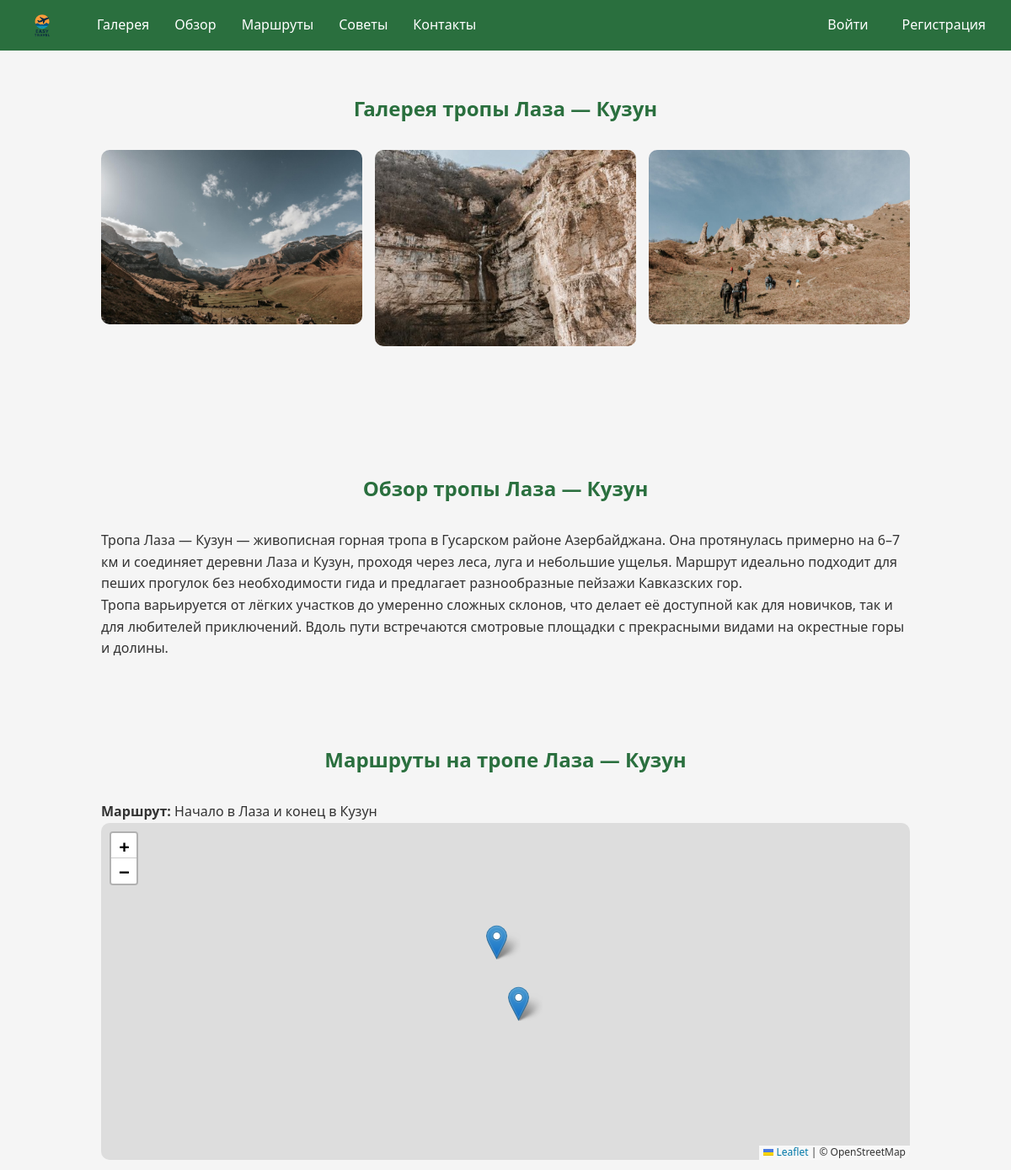
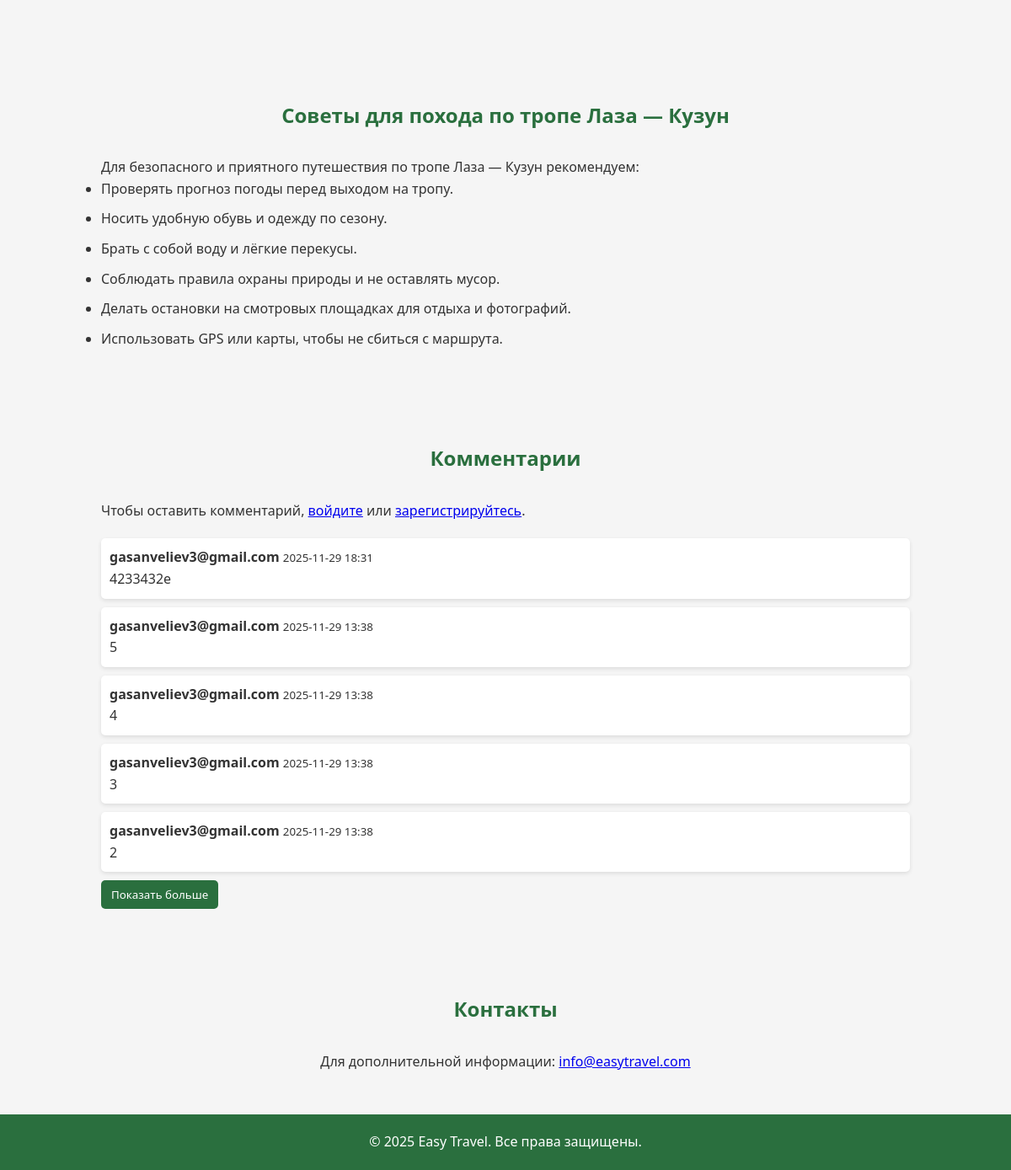
Screenshot of /Laza-Kuzun with the database file from the repository (2 pictures, top to bottom).
### app.py (models this page shows)
class Comment(db.Model):
    id = db.Column(db.Integer, primary_key=True)
    content = db.Column(db.Text, nullable=False)
    user_id = db.Column(db.Integer, db.ForeignKey('user.id'), nullable=False)
    trail = db.Column(db.String(100), nullable=False)  # e.g., 'Laza-Kuzun'
    timestamp = db.Column(db.DateTime, default=db.func.current_timestamp())
    user = db.relationship('User', backref='comments')

class User(db.Model, UserMixin):
    id = db.Column(db.Integer, primary_key=True)
    email = db.Column(db.String(100), unique=True)
    password = db.Column(db.String(200))

### app.py (the view, shortened to what this page needs)
@app.route('/Laza-Kuzun', methods=['GET', 'POST'])
def laza_kuzun():
    comments = Comment.query.filter_by(trail='Laza-Kuzun').order_by(Comment.timestamp.desc()).all()
    return render_template('Laza-Kuzun.html', comments=comments)

### templates/Laza-Kuzun.html (shortened to what this page needs)
<!DOCTYPE html>
<html lang="ru">
<head>
    <link rel="stylesheet" href="https://unpkg.com/leaflet/dist/leaflet.css" />
</head>
<body>
<nav>
    <a href="{{ url_for('main') }}"><img src="static/logo.png" alt="Easy Travel Логотип"></a>
    <a href="#gallery">Галерея</a>
    <a href="#overview">Обзор</a>
    <a href="#routes">Маршруты</a>
    <a href="#tips">Советы</a>
    <a href="#contact">Контакты</a>
    <div style="margin-left:auto; display:flex; gap:10px;">
        {% if current_user.is_authenticated %}
            <a href="{{ url_for('logout') }}">Выйти</a>
        {% else %}
            <a href="{{ url_for('login') }}">Войти</a>
            <a href="{{ url_for('register') }}">Регистрация</a>
        {% endif %}
    </div>
</nav>
<section id="gallery">
    <h2>Галерея тропы Лаза — Кузун</h2>
    <div class="gallery">
        <img src="static/Laza-Kuzun1.jpg" alt="Тропа Лаза — Кузун 1">
        <img src="static/Laza-Kuzun2.jpg" alt="Тропа Лаза — Кузун 2">
        <img src="static/Laza-Kuzun3.jpg" alt="Тропа Лаза — Кузун 3">
    </div>
</section>
<section id="overview">
    <h2>Обзор тропы Лаза — Кузун</h2>
    <div class="trail-details">
        <p>Тропа Лаза — Кузун — живописная горная тропа в Гусарском районе Азербайджана. Она протянулась примерно на 6–7 км и соединяет деревни Лаза и Кузун, проходя через леса, луга и небольшие ущелья. Маршрут идеально подходит для пеших прогулок без необходимости гида и предлагает разнообразные пейзажи Кавказских гор.</p>
        <p>Тропа варьируется от лёгких участков до умеренно сложных склонов, что делает её доступной как для новичков, так и для любителей приключений. Вдоль пути встречаются смотровые площадки с прекрасными видами на окрестные горы и долины.</p>
    </div>
</section>
<section id="routes">
    <h2>Маршруты на тропе Лаза — Кузун</h2>
    <div class="trail-details">
        <p><strong>Маршрут:</strong> Начало в Лаза и конец в Кузун</p>
    </div>
    <div id="map"></div>
</section>
<section id="tips">
    <h2>Советы для похода по тропе Лаза — Кузун</h2>
    <p>Для безопасного и приятного путешествия по тропе Лаза — Кузун рекомендуем:</p>
    <ul>
        <li>Проверять прогноз погоды перед выходом на тропу.</li>
        <li>Носить удобную обувь и одежду по сезону.</li>
        <li>Брать с собой воду и лёгкие перекусы.</li>
        <li>Соблюдать правила охраны природы и не оставлять мусор.</li>
        <li>Делать остановки на смотровых площадках для отдыха и фотографий.</li>
        <li>Использовать GPS или карты, чтобы не сбиться с маршрута.</li>
    </ul>
</section>
<section id="comments">
    <h2>Комментарии</h2>
    {% if current_user.is_authenticated %}
        <form method="POST">
            <textarea name="content" rows="4" placeholder="Напишите ваш комментарий..." required
                style="width:100%; padding:10px; border-radius:5px; border:1px solid #ccc; margin-bottom:10px;"></textarea>
            <button type="submit" style="cursor:pointer; padding:10px 15px; background-color:#2a6f3e; color:white; border:none; border-radius:5px;">Отправить</button>
        </form>
    {% else %}
        <p>Чтобы оставить комментарий, <a href="{{ url_for('login') }}">войдите</a> или <a href="{{ url_for('register') }}">зарегистрируйтесь</a>.</p>
    {% endif %}
    <div class="comment-list" style="margin-top:20px;">
        {% set max_visible = 5 %}
        {% for comment in comments[:max_visible] %}
            <div style="background:#fff; padding:10px; margin-bottom:10px; border-radius:5px; box-shadow:0 2px 5px rgba(0,0,0,0.1);">
                <strong>{{ comment.user.email }}</strong>
                <small>{{ comment.timestamp.strftime('%Y-%m-%d %H:%M') }}</small>
                <p>{{ comment.content }}</p>
            </div>
        {% endfor %}
        {% if comments|length > max_visible %}
            <button id="show-more" style="padding:8px 12px; background:#2a6f3e; color:white; border:none; border-radius:5px; cursor:pointer;">Показать больше</button>
        {% endif %}
    </div>
</section>
<section id="contact">
    <h2>Контакты</h2>
    <p style="text-align:center;">Для дополнительной информации: <a href="mailto:info@easytravel.com">info@easytravel.com</a></p>
</section>
<footer>
    &copy; 2025 Easy Travel. Все права защищены.
</footer>
</body>
</html>

### templates/Laza-Kuzun.html (style rules this page uses)
html { scroll-behavior: smooth; }
* { margin: 0; padding: 0; box-sizing: border-box; font-family: 'Segoe UI', Tahoma, Geneva, Verdana, sans-serif; }
body { background-color: #f5f5f5; color: #333; line-height: 1.6; }
nav { display: flex; align-items: center; background-color: #2a6f3e; padding: 0 15px; height: 60px; }
nav img { height: 40px; margin-right: 15px; }
nav a { color: white; text-decoration: none; padding: 0 15px; height: 100%; display: flex; align-items: center; font-weight: 500; transition: 0.3s; }
section { padding: 50px 20px; max-width: 1000px; margin: auto; }
h2 { font-weight: 700; text-align: center; color: #2a6f3e; margin-bottom: 30px; }
p, li { font-weight: 400; font-size: 1em; }
ul li { margin-bottom: 10px; }
.gallery { display: grid; grid-template-columns: repeat(auto-fit, minmax(200px, 1fr)); gap: 15px; margin-bottom: 50px; }
.gallery img { width: 100%; border-radius: 10px; }
#map { width: 100%; height: 400px; border-radius: 10px; margin-bottom: 30px; }
footer { background-color: #2a6f3e; color: white; text-align: center; padding: 20px; }

### rows the page displays
Comment: user.email "gasanveliev3@gmail.com", timestamp "2025-11-29 18:31", content "4233432e"
Comment: user.email "gasanveliev3@gmail.com", timestamp "2025-11-29 13:38", content "5"
Comment: user.email "gasanveliev3@gmail.com", timestamp "2025-11-29 13:38", content "4"
Comment: user.email "gasanveliev3@gmail.com", timestamp "2025-11-29 13:38", content "3"
Comment: user.email "gasanveliev3@gmail.com", timestamp "2025-11-29 13:38", content "2"
